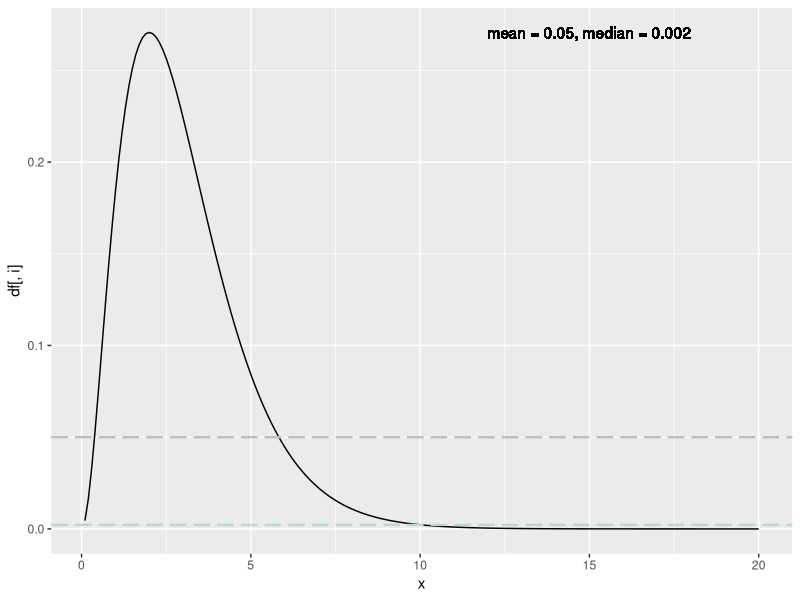
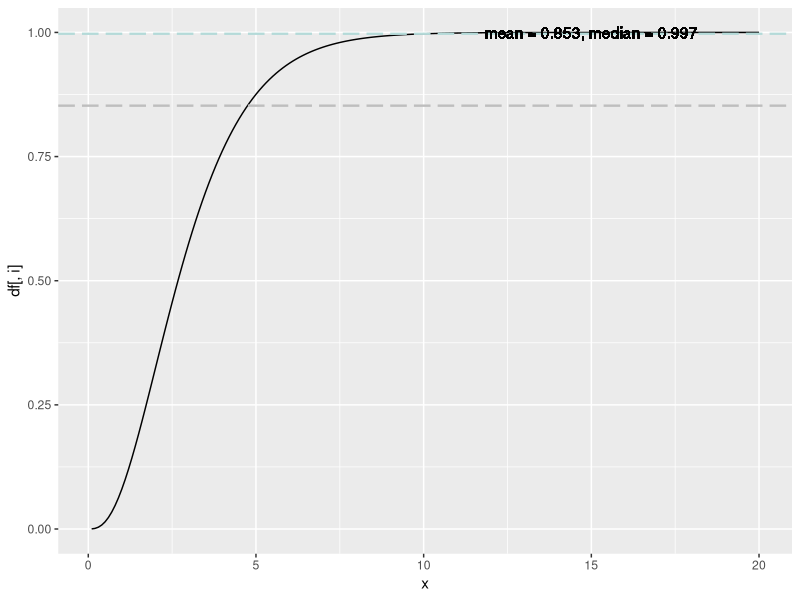
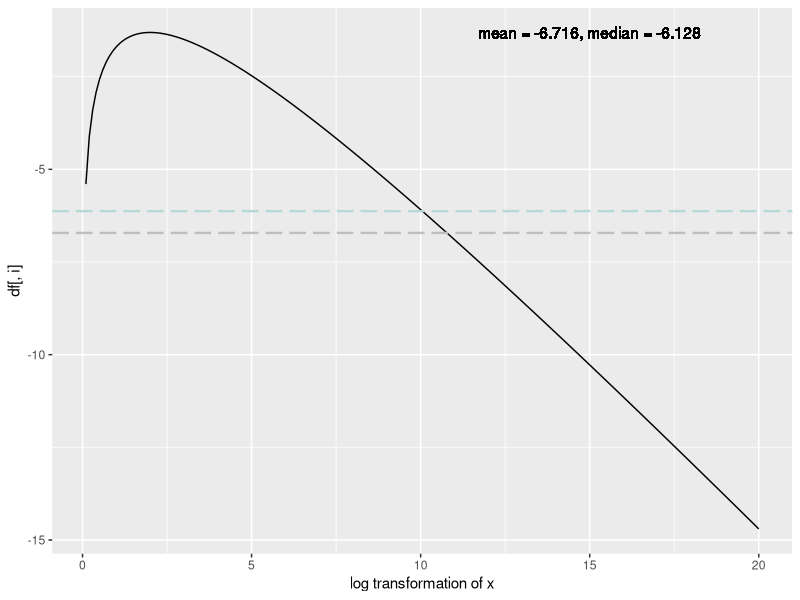
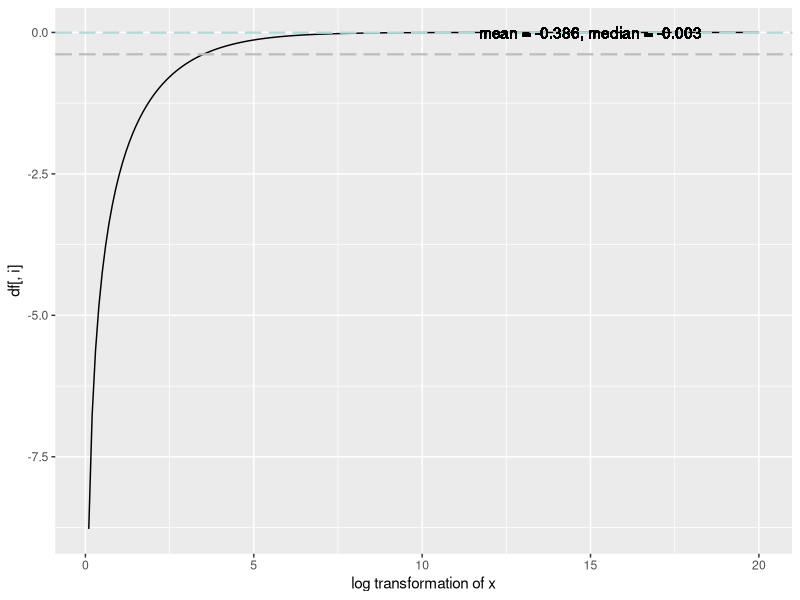
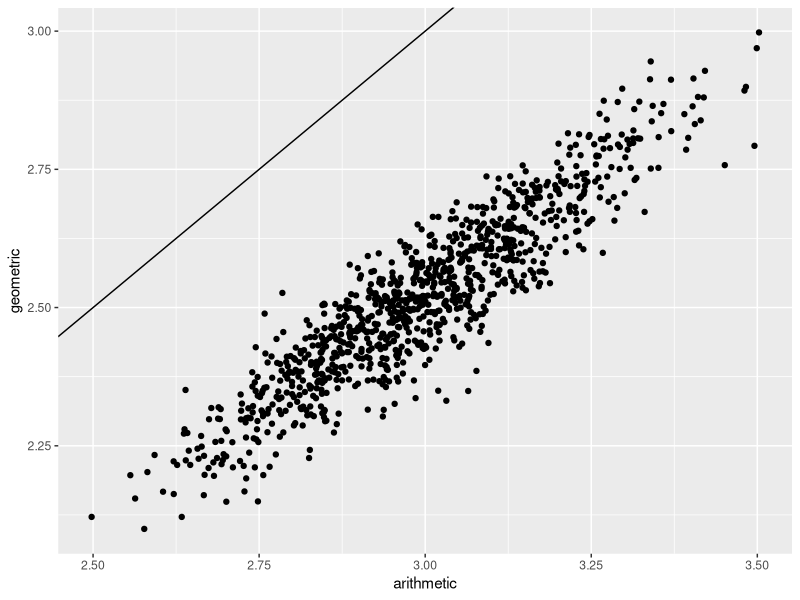
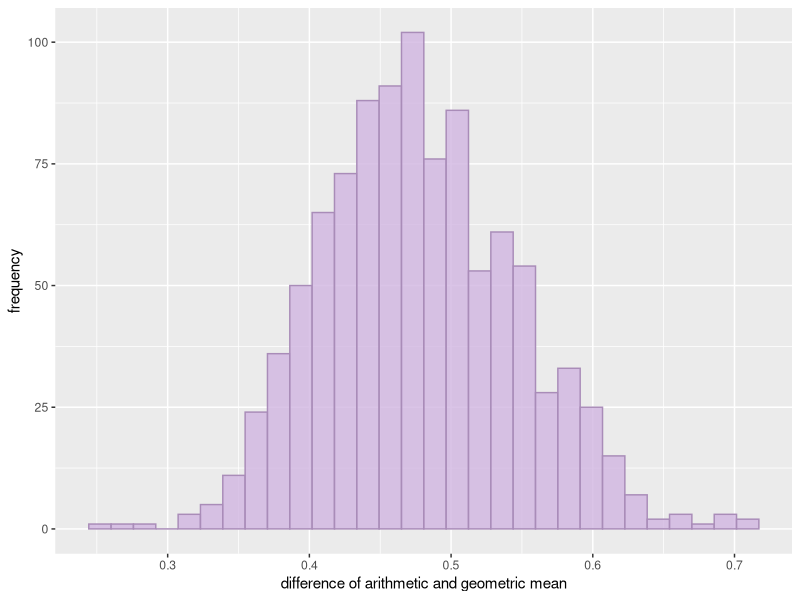
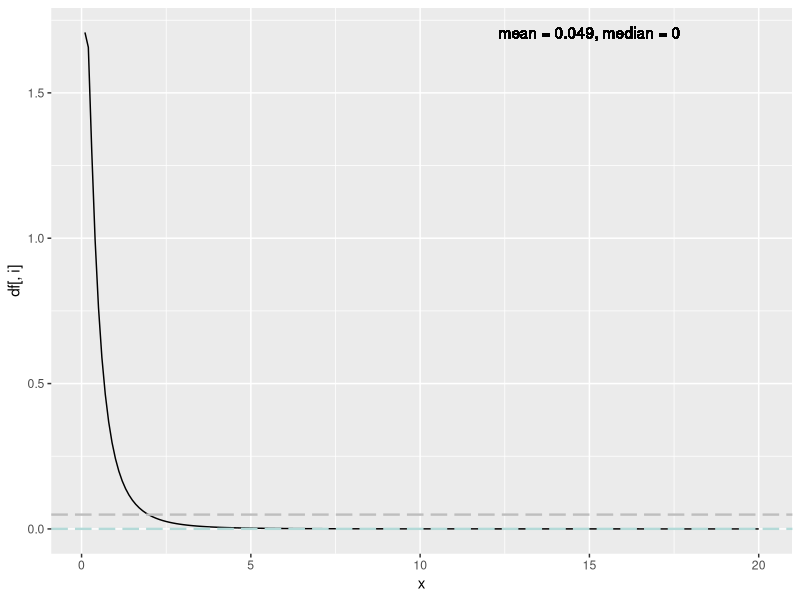
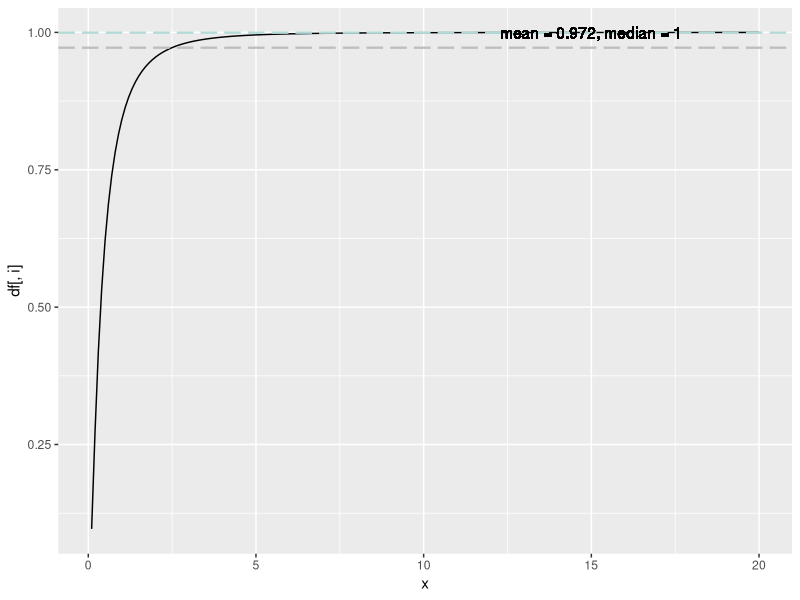

The R source for these figures, in order:
## ---- chunk 1
knitr::opts_chunk$set(echo=TRUE, warning=FALSE, message=FALSE, cache=TRUE)
## ---- chunk 2
library(dplyr)
library(ggplot2)
library(tidyverse)
## ---- chunk 3

n = 100
sum = c()

arithmetic = c()
geometric = c()
x_ = seq(0.1,20, by = 0.1)
sum$pdf_g = dgamma(x_, shape = 3, scale = 1)
sum$cdf_g = pgamma(x_, shape = 3, scale = 1)
sum$log_pdf = dgamma(x_, shape = 3, scale = 1) %>% log()
sum$log_cdf = pgamma(x_, shape = 3, scale = 1) %>% log()
sum = data.frame(sum)

# plot pdf, median, mean of gamma distribution and gamma distribution of x after log trnasformation
plot_ = function(df){
  for(i in 1:length(colnames(df))){
  if(colnames(df)[i] %>%
  grep(pattern = "log") %>%
  length()){
    print(df %>%
    ggplot(aes(x = x_, y = df[, i])) +
    geom_line() +
      geom_hline(aes(yintercept = mean(df[, i], na.rm = T)),
          colour = "gray", linetype ="longdash", size = .8) +
      geom_hline(aes(yintercept = median(df[, i], na.rm = T)),
          colour = "#B4DAD8", linetype ="longdash", size = .8) +
      labs(x = "log transformation of x") +
      geom_text(x = max(x_)- 5, y = max(df[, i]), label = sprintf("mean = %s, median = %s", mean(df[, i], na.rm = T) %>% round(., 3), median(df[, i], na.rm = T) %>% round(., 3))))
  }
  else{
    print(df %>%
    ggplot(aes(x = x_, y = df[, i])) +
    geom_line() + 
      geom_hline(aes(yintercept = mean(df[, i], na.rm = T)),
          colour = "gray", linetype ="longdash", size = .8) +
      geom_hline(aes(yintercept = median(df[, i], na.rm = T)),
          colour = "#B4DAD8", linetype ="longdash", size = .8) +
      labs(x = "x") +
      geom_text(x =max(x_)-5, y = max(df[, i]), label = sprintf("mean = %s, median = %s", mean(df[, i], na.rm = T) %>% round(., 3), median(df[, i], na.rm = T) %>% round(., 3)))
    )
  }
  }
}

plot_(sum)

# generate 1000 samples of size 100. For each sample, calculate the geometric and arithmetic mean. Generate a scatter plot of the geometic and arithmetic sample means. 
for(i in 1:1000){
  x <- rgamma(n, shape = 3, scale = 1)
arithmetic[i] = mean(x)
geometric[i] = (prod(x))^(1/100)
}
sum_mean = data.frame(arithmetic, geometric)
sum_mean %>% ggplot(aes(x = arithmetic, y = geometric)) + geom_point() +
  geom_abline(intercept = 0, slope = 1)

# Generate a histogram of the difference between the arithmetic mean and the geometric mean.
sum_mean %>%
  summarise(dif = arithmetic - geometric) %>%
  ggplot(aes(x = dif)) +
  geom_histogram(color = "#A98CB8", alpha = 0.8, fill = "#D1B5E1") +
  labs(x = "difference of arithmetic and geometric mean", 
       y = "frequency")


# relationship between E[log(X)] and log(E[X])? 
# E[log(x)]
integrand <- function(x) {log(x)*(dgamma(x, shape = 3, scale = 1))}
integrate(integrand, lower = 0, upper = Inf)

#log([E(x)])
integrand2 <- function(x) {x*(dgamma(x, shape = 3, scale = 1))}
integrate(integrand2, lower = 0, upper = Inf)[[1]] %>% as.numeric() %>% log()

# exp_of_logx = c()
# log_of_expx = c()
# for(i in 1:1000){
#   x <- rgamma(n, shape = 3, scale = 1)
# exp_of_logx[i] = x %>% log() %>% mean()
# log_of_expx[i] = x %>% mean() %>% log()
# }
# 
# data.frame(exp_of_logx, log_of_expx) %>%
#   pivot_longer(c("exp_of_logx", "log_of_expx"), names_to = "type", values_to = "expectation") %>%
#   ggplot(aes(x = c(seq(1, 1000), seq(1, 1000)), y = expectation, color = type)) +
#   geom_point()
# 
# data.frame(exp_of_logx, log_of_expx) %>%
#   summarise(difference = exp_of_logx - log_of_expx) %>%
#   ggplot(aes(x = difference)) +
#   geom_histogram()
## ---- chunk 4
sum_ln = c()
sum_ln$pdf_g = dlnorm(x_, meanlog = -1, sdlog = 1)
sum_ln$cdf_g = plnorm(x_, meanlog = -1, sdlog = 1)
sum_ln$log_pdf = dlnorm(x_, meanlog = -1, sdlog = 1, log =T)
sum_ln$log_cdf = plnorm(x_, meanlog = -1, sdlog = 1, log =T)
sum_ln = data.frame(sum_ln)

plot_(sum_ln)

for(i in 1:1000){
  x = rlnorm(n, meanlog = -1, sdlog = 1)
arithmetic[i] = x %>% mean()
geometric[i] = (prod(x))^(1/100)
}
sum_mean_ln = data.frame(arithmetic, geometric)
sum_mean_ln %>% ggplot(aes(x = arithmetic, y = geometric)) + geom_point() +
  geom_abline(intercept = 0, slope = 1)

# Generate a histogram of the difference between the arithmetic mean and the geometric mean.
sum_mean_ln %>%
  summarise(dif = arithmetic - geometric) %>%
  ggplot(aes(x = dif)) +
  geom_histogram(color = "#8C9DB8", alpha = 0.8, fill = "#A8BEE1") +
  labs(x = "difference of arithmetic and geometric mean", 
       y = "frequency")

# E[log(x)]
integrand <- function(x) {log(x)*(dlnorm(x, meanlog = -1, sdlog = 1))}
integrate(integrand, lower = 0, upper = Inf)

#log([E(x)])
integrand2 <- function(x) {x*(dlnorm(x, meanlog = -1, sdlog = 1))}
integrate(integrand2, lower = 0, upper = Inf)[[1]] %>% as.numeric() %>% log()

# exp_of_logx = c()
# log_of_expx = c()
# for(i in 1:1000){
#   x = rlnorm(n, meanlog = -1, sdlog = 1)
# exp_of_logx[i] = x %>% log() %>% mean()
# log_of_expx[i] = x %>% mean() %>% log()
# }
# data.frame(exp_of_logx, log_of_expx) %>%
#   pivot_longer(c("exp_of_logx", "log_of_expx"), names_to = "type", values_to = "expectation") %>%
#   ggplot(aes(x = c(seq(1, 1000), seq(1, 1000)), y = expectation, color = type)) +
#   geom_point()
# 
# data.frame(exp_of_logx, log_of_expx) %>%
#   summarise(difference = exp_of_logx - log_of_expx) %>%
#   ggplot(aes(x = difference)) +
#   geom_histogram()
## ---- chunk 5
sum_uni = c()
sum_uni$pdf_g = dunif(x_, min = 0, max = 12)
sum_uni$cdf_g = punif(x_, min = 0, max = 12)
sum_uni$log_pdf = dunif(x_, min = 0, max = 12, log = T)
sum_uni$log_cdf = punif(x_, min = 0, max = 12, log = T)
sum_uni = data.frame(sum_uni)

plot_(sum_uni)

for(i in 1:1000){
  x = runif(n, min = 0, max = 121)
arithmetic[i] = x %>% mean()
geometric[i] = (prod(x))^(1/100)
}
sum_mean_uni = data.frame(arithmetic, geometric)
sum_mean_uni %>% ggplot(aes(x = arithmetic, y = geometric)) + geom_point() +
  geom_abline(intercept = 0, slope = 1)

# Generate a histogram of the difference between the arithmetic mean and the geometric mean.
sum_mean_uni %>%
  summarise(dif = arithmetic - geometric) %>%
  ggplot(aes(x = dif)) +
  geom_histogram(color = "#C9819A", alpha = 0.8, fill = "#E797B3") +
  labs(x = "difference of arithmetic and geometric mean", 
       y = "frequency")

# E[log(x)]
integrand <- function(x) {log(x)*(dunif(x, min = 0, max = 12))}
integrate(integrand, lower = 0, upper = Inf)

#log([E(x)])
integrand2 <- function(x) {x*(dunif(x, min = 0, max = 12))}
integrate(integrand2, lower = 0, upper = Inf)[[1]] %>% as.numeric() %>% log()

# exp_of_logx = c()
# log_of_expx = c()
# for(i in 1:1000){
#   x = runif(n, min = 0, max = 121)
# exp_of_logx[i] = x %>% log() %>% mean()
# log_of_expx[i] = x %>% mean() %>% log()
# }
# data.frame(exp_of_logx, log_of_expx) %>%
#   pivot_longer(c("exp_of_logx", "log_of_expx"), names_to = "type", values_to = "expectation") %>%
#   ggplot(aes(x = c(seq(1, 1000), seq(1, 1000)), y = expectation, color = type)) +
#   geom_point()
# 
# data.frame(exp_of_logx, log_of_expx) %>%
#   summarise(difference = exp_of_logx - log_of_expx) %>%
#   ggplot(aes(x = difference)) +
#   geom_histogram()
